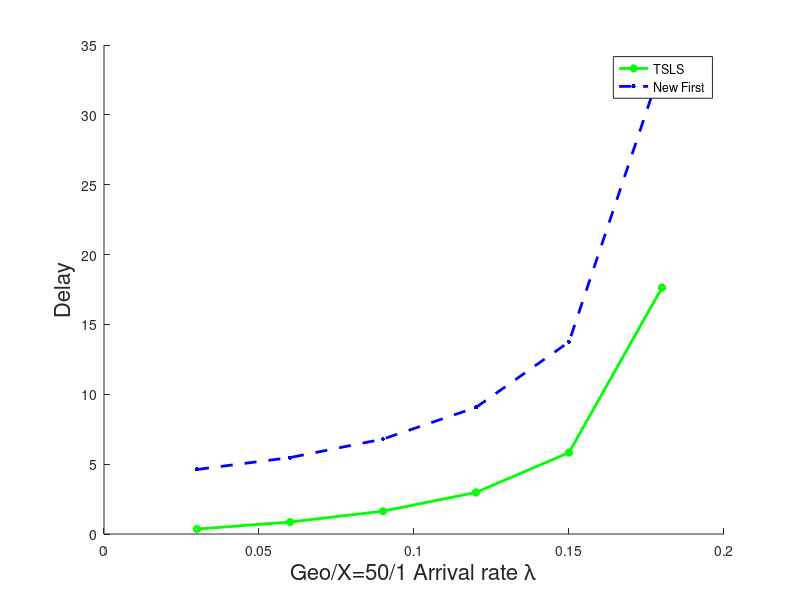

Source code (MATLAB):
data=[        0.03	    0.353445	    1.650165	 4.619404726
        0.06	    0.856865	     3.30649	 5.469060847
        0.09	     1.63381	     4.95297	 6.795122926
        0.12	     2.97584	    6.587515	 9.058560777
        0.15	    5.828875	    8.256655	 13.74869605
        0.18	   17.634819	    9.879892	 33.55113175];
     
     
figure(1)
hold on
plot(data(:,1),data(:,2),'gd-','MarkerSize',5,'LineWidth',2);
plot(data(:,1),data(:,4),'b.--','MarkerSize',10,'LineWidth',2);
xlabel('Geo/X=50/1 Arrival rate \lambda','FontSize',16)
ylabel('Delay','FontSize',16)
legend('TSLS','New First');